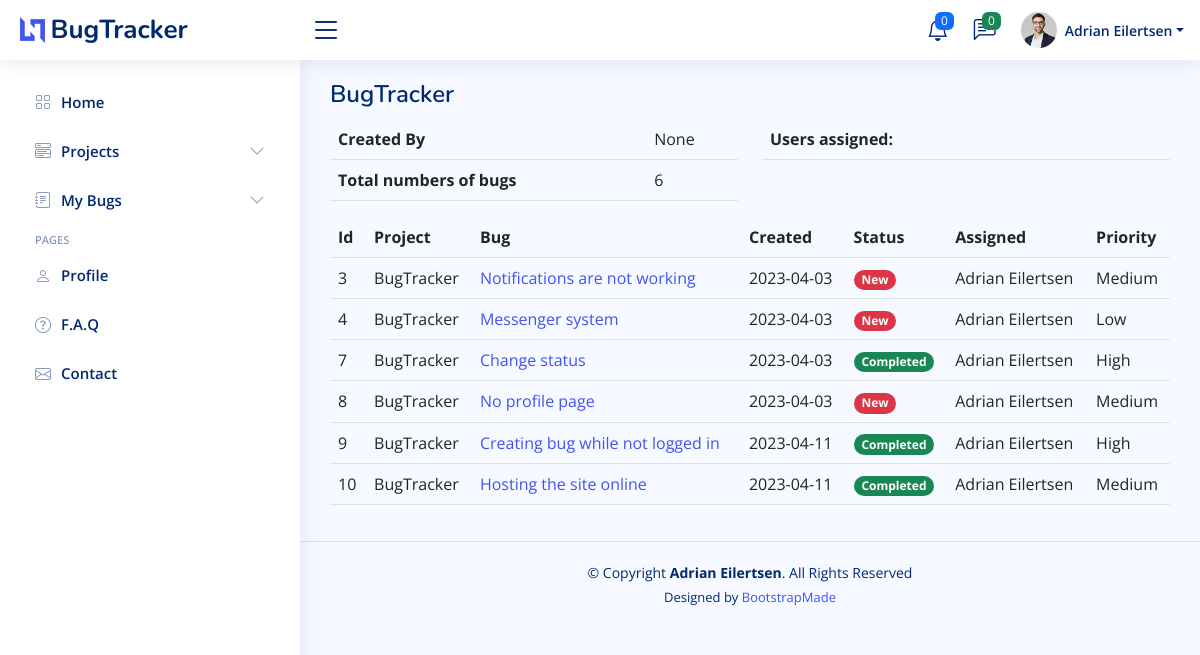
Screenshot of /project/1 (signed in) with the database file from the repository.
### db.py (models this page shows)
class User(UserMixin, db.Model):
    __tablename__ = "user"
    id = db.Column(db.Integer, primary_key=True)
    name = db.Column(db.String(250), nullable=False, unique=True)
    email = db.Column(db.String(250), unique=True, nullable=False)
    password = db.Column(db.String(250), nullable=False)
    bugs = relationship("Bug", back_populates="assigned")
    comments = relationship("Comment", back_populates="comment_author")
    projects = db.relationship("Project", secondary=project_user, back_populates="users")

class Project(db.Model):
    __tablename__ = "project"
    id = db.Column(db.Integer, primary_key=True)
    name = db.Column(db.String(250), nullable=False, unique=True)
    users = db.relationship("User", secondary=project_user, back_populates="projects")
    creator = db.Column(db.String, db.ForeignKey("user.name"))
    bugs = relationship("Bug", back_populates="project")

class Bug(db.Model):
    __tablename__ = "bug"
    id = db.Column(db.Integer, primary_key=True)
    title = db.Column(db.String(250), nullable=False)
    description = db.Column(db.String(250), nullable=False)
    reporter = db.Column(db.String, db.ForeignKey("user.name"))
    date = db.Column(db.String(250), nullable=False)
    status = db.Column(db.Integer, nullable=False)
    priority = db.Column(db.String(250), nullable=False)
    project_id = db.Column(db.String, db.ForeignKey("project.name"))
    project = relationship("Project", back_populates="bugs")
    comment = relationship("Comment", back_populates="parent_bug")
    assigned = relationship("User", back_populates="bugs")

### main.py (the view)
@app.route("/project/<int:index>", methods=["GET", "POST"])
def project(index):
    bugs_data = get_table_data(Bug)
    project_data = get_table_data(Project)
    project = Project.query.get(index)
    return render_template("project.html", bugs=bugs_data, project=project_data, current_project=project, logged_in=current_user.is_authenticated)

### functions.py (called while the page is built)
def get_table_data(tablename):
    return db.session.query(tablename).all()

### main.py (called while the page is built)
@lm.user_loader
def load_user(user_id):
    return User.query.get(int(user_id))

### templates/project.html (shortened to what this page needs)
<!DOCTYPE html>
<html lang="en">
{% import "bootstrap/wtf.html" as wtf %}
{% include "header.html" %}
<body>
{% include "navbar.html" %}
<main id="main" class="main">
  <div class="pagetitle">
    <div class="row">
      <div class="col-6">
        <h1>{{ current_project.name }}</h1>
      </div>
    </div>
  </div>
  <section class="section">
    <div class="row">
      <div class="col">
        <table class="table">
          <tbody>
            <tr>
              <th scope="row">Created By</th>
              <td colspan="2">{{ current_project.creator }}</td>
            </tr>
            <tr>
              <th scope="row">Total numbers of bugs</th>
              <td colspan="2">{{ current_project.bugs|length }}</td>
            </tr>
          </tbody>
        </table>
      </div>
      <div class="col">
        <table class="table">
          <thead>
            <th scope="row">Users assigned:</th>
          </thead>
        </table>
      </div>
    </div>
  </section>
  <section class="section">
    <div class="row">
      <div class="col">
        <table class="table table-hover">
          <thead>
          <tr>
            <th scope="col">Id</th>
            <th scope="col">Project</th>
            <th scope="col">Bug</th>
            <th scope="col">Created</th>
            <th scope="col">Status</th>
            <th scope="col">Assigned</th>
            <th scope="col">Priority</th>
          </tr>
          </thead>
          <tbody>
          {% for bug in bugs %}
          {% if bug.project_id == current_project.name %}
          <tr id="tr-{{ bug.id }}">
            <td data-label="Id" scope="row">{{ bug.id }}</td>
            <td data-label="Project">{{ bug.project_id }}</td>
            <td data-label="Bug"><a href="{{ url_for('bug', index=bug.id) }}">{{ bug.title }}</a></td>
            <td data-label="Date">{{ bug.date }}</td>
            <td data-label="Status">
              {% if bug.status == 0 %}
              <span class="badge rounded-pill bg-danger">New</span>
              {% elif bug.status == 1 %}
              <span class="badge rounded-pill bg-info text-dark">In progress</span>
              {% elif bug.status == 2 %}
              <span class="badge rounded-pill bg-warning text-dark">In review</span>
              {% elif bug.status == 3 %}
              <span class="badge rounded-pill bg-success">Completed</span>
              {% endif %}
            </td>
            <td data-label="Assigned">{{ bug.assigned.name }}</td>
            <td class="table-data-hidden" data-label="Priority">{{ bug.priority }}</td>
          </tr>
          {% endif %}
          {% endfor %}
          </tbody>
        </table>
      </div>
    </div>
  </section>
</main>
{% include "footer.html" %}
</body>
</html>

### templates/navbar.html (shortened to what this page needs)
<header id="header" class="header fixed-top d-flex align-items-center">
  <div class="d-flex align-items-center justify-content-between">
    <a href="{{ url_for('home') }}" class="logo d-flex align-items-center">
      <img src="{{ url_for('static', filename='assets/img/logo.png') }}" alt="">
      <span class="d-none d-lg-block">BugTracker</span>
    </a>
    <i class="bi bi-list toggle-sidebar-btn"></i>
  </div>
  <nav class="header-nav ms-auto">
    <ul class="d-flex align-items-center">
      <li class="nav-item dropdown">
        <a class="nav-link nav-icon" href="#" data-bs-toggle="dropdown">
          <i class="bi bi-bell"></i>
          <span class="badge bg-primary badge-number">0</span>
        </a>
      </li>
      <li class="nav-item dropdown">
        <a class="nav-link nav-icon" href="#" data-bs-toggle="dropdown">
          <i class="bi bi-chat-left-text"></i>
          <span class="badge bg-success badge-number">0</span>
        </a>
      </li>
      <li class="nav-item dropdown pe-3">
        {% if not logged_in %}
        <a href="{{ url_for('login') }}" type=button class="btn btn-outline-primary">Log in</a>
        {% else %}
        <a class="nav-link nav-profile d-flex align-items-center pe-0" href="#" data-bs-toggle="dropdown">
          <img src="{{ url_for('static', filename='assets/img/profile-img.jpg') }}" alt="Profile"
               class="rounded-circle">
          <span class="d-none d-md-block dropdown-toggle ps-2">{{ current_user.name }}</span>
        </a>
          </li>
        </ul>
        {% endif %}
  </nav>
</header>
<aside id="sidebar" class="sidebar">
  <ul class="sidebar-nav" id="sidebar-nav">
    <li class="nav-item">
      <a class="nav-link collapsed" href="{{ url_for('home') }}">
        <i class="bi bi-grid"></i>
        <span>Home</span>
      </a>
    </li>
    <li class="nav-item">
      <a class="nav-link collapsed" data-bs-target="#components-nav" data-bs-toggle="collapse" href="#">
        <i class="bi bi-menu-button-wide"></i><span>Projects</span><i class="bi bi-chevron-down ms-auto"></i>
      </a>
    </li>
    <li class="nav-item">
      <a class="nav-link collapsed" data-bs-target="#forms-nav" data-bs-toggle="collapse" href="#">
        <i class="bi bi-journal-text"></i><span>My Bugs</span><i class="bi bi-chevron-down ms-auto"></i>
      </a>
    </li>
    <li class="nav-heading">Pages</li>
    <li class="nav-item">
      <a class="nav-link collapsed" href="">
        <i class="bi bi-person"></i>
        <span>Profile</span>
      </a>
    </li>
    <li class="nav-item">
      <a class="nav-link collapsed" href="">
        <i class="bi bi-question-circle"></i>
        <span>F.A.Q</span>
      </a>
    </li>
    <li class="nav-item">
      <a class="nav-link collapsed" href="">
        <i class="bi bi-envelope"></i>
        <span>Contact</span>
      </a>
    </li>
  </ul>
</aside>

### static/assets/css/style.css (style rules this page uses)
:root { scroll-behavior: smooth; }
body { font-family: "Open Sans", sans-serif; background: #f6f9ff; color: #444444; }
a { color: #4154f1; text-decoration: none; }
h1, h2, h3, h4, h5, h6 { font-family: "Nunito", sans-serif; }
#main { margin-top: 60px; padding: 20px 30px; transition: all 0.3s; }
.pagetitle { margin-bottom: 10px; }
.pagetitle h1 { font-size: 24px; margin-bottom: 0; font-weight: 600; color: #012970; }
.logo { line-height: 1; }
@media (min-width: 1200px) { .logo { width: 280px; } }
.logo img { max-height: 26px; margin-right: 6px; }
.logo span { font-size: 26px; font-weight: 700; color: #012970; font-family: "Nunito", sans-serif; }
.header { transition: all 0.5s; z-index: 997; height: 60px; box-shadow: 0px 2px 20px rgba(1, 41, 112, 0.1); background-color: #fff; padding-left: 20px; }
.header .toggle-sidebar-btn { font-size: 32px; padding-left: 10px; cursor: pointer; color: #012970; }
.header-nav ul { list-style: none; }
.header-nav>ul { margin: 0; padding: 0; }
.header-nav .nav-icon { font-size: 22px; color: #012970; margin-right: 25px; position: relative; }
.header-nav .nav-profile { color: #012970; }
.header-nav .nav-profile img { max-height: 36px; }
.header-nav .nav-profile span { font-size: 14px; font-weight: 600; }
.header-nav .badge-number { position: absolute; inset: -2px -5px auto auto; font-weight: normal; font-size: 12px; padding: 3px 6px; }
.sidebar { position: fixed; top: 60px; left: 0; bottom: 0; width: 300px; z-index: 996; transition: all 0.3s; padding: 20px; overflow-y: auto; scrollbar-width: thin; scrollbar-color: #aab7cf transparent; box-shadow: 0px 0px 20px rgba(1, 41, 112, 0.1); background-color: #fff; }
@media (min-width: 1200px) { #main, #footer { margin-left: 300px; } }
.sidebar-nav { padding: 0; margin: 0; list-style: none; }
.sidebar-nav li { padding: 0; margin: 0; list-style: none; }
.sidebar-nav .nav-item { margin-bottom: 5px; }
.sidebar-nav .nav-heading { font-size: 11px; text-transform: uppercase; color: #899bbd; font-weight: 600; margin: 10px 0 5px 15px; }
.sidebar-nav .nav-link { display: flex; align-items: center; font-size: 15px; font-weight: 600; color: #4154f1; transition: 0.3; background: #f6f9ff; padding: 10px 15px; border-radius: 4px; }
.sidebar-nav .nav-link i { font-size: 16px; margin-right: 10px; color: #4154f1; }
.sidebar-nav .nav-link.collapsed { color: #012970; background: #fff; }
.sidebar-nav .nav-link.collapsed i { color: #899bbd; }
.sidebar-nav .nav-link .bi-chevron-down { margin-right: 0; transition: transform 0.2s ease-in-out; }

### rows the page displays
User: name "Adrian Eilertsen"
Project: name "BugTracker", creator "None"
Bug: id "3", project_id "BugTracker", title "Notifications are not working", date "2023-04-03", status "New", assigned.name "Adrian Eilertsen", priority "Medium"
Bug: id "4", project_id "BugTracker", title "Messenger system", date "2023-04-03", status "New", assigned.name "Adrian Eilertsen", priority "Low"
Bug: id "7", project_id "BugTracker", title "Change status", date "2023-04-03", status "Completed", assigned.name "Adrian Eilertsen", priority "High"
Bug: id "8", project_id "BugTracker", title "No profile page", date "2023-04-03", status "New", assigned.name "Adrian Eilertsen", priority "Medium"
Bug: id "9", project_id "BugTracker", title "Creating bug while not logged in", date "2023-04-11", status "Completed", assigned.name "Adrian Eilertsen", priority "High"
Bug: id "10", project_id "BugTracker", title "Hosting the site online", date "2023-04-11", status "Completed", assigned.name "Adrian Eilertsen", priority "Medium"

### other values shown
{{ current_project.bugs|length }} "6"
